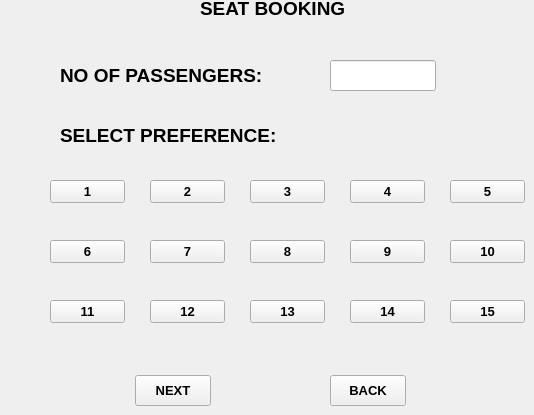
    <widget class="QWidget" name="SeatsPage">
     <widget class="QLabel" name="label_28">
      <property name="geometry">
       <rect>
        <x>60</x>
        <y>120</y>
        <width>226</width>
        <height>31</height>
       </rect>
      </property>
      <property name="font">
       <font>
        <pointsize>14</pointsize>
        <weight>75</weight>
        <bold>true</bold>
       </font>
      </property>
      <property name="text">
       <string>SELECT PREFERENCE:</string>
      </property>
     </widget>
     <widget class="QPushButton" name="NextBtn">
      <property name="geometry">
       <rect>
        <x>135</x>
        <y>375</y>
        <width>76</width>
        <height>31</height>
       </rect>
      </property>
      <property name="font">
       <font>
        <pointsize>10</pointsize>
        <weight>75</weight>
        <bold>true</bold>
       </font>
      </property>
      <property name="text">
       <string>NEXT</string>
      </property>
     </widget>
     <widget class="QLabel" name="label_40">
      <property name="geometry">
       <rect>
        <x>60</x>
        <y>60</y>
        <width>211</width>
        <height>31</height>
       </rect>
      </property>
      <property name="font">
       <font>
        <pointsize>14</pointsize>
        <weight>75</weight>
        <bold>true</bold>
       </font>
      </property>
      <property name="text">
       <string>NO OF PASSENGERS:</string>
      </property>
     </widget>
     <widget class="QLineEdit" name="lineEdit_14">
      <property name="geometry">
       <rect>
        <x>330</x>
        <y>60</y>
        <width>106</width>
        <height>31</height>
       </rect>
      </property>
     </widget>
     <widget class="QLabel" name="label_39">
      <property name="geometry">
       <rect>
        <x>200</x>
        <y>0</y>
        <width>151</width>
        <height>16</height>
       </rect>
      </property>
      <property name="font">
       <font>
        <pointsize>14</pointsize>
        <weight>75</weight>
        <bold>true</bold>
       </font>
      </property>
      <property name="text">
       <string>SEAT BOOKING</string>
      </property>
     </widget>
     <widget class="QPushButton" name="NextBtn_2">
      <property name="geometry">
       <rect>
        <x>330</x>
        <y>375</y>
        <width>76</width>
        <height>31</height>
       </rect>
      </property>
      <property name="font">
       <font>
        <pointsize>10</pointsize>
        <weight>75</weight>
        <bold>true</bold>
       </font>
      </property>
      <property name="text">
       <string>BACK</string>
      </property>
     </widget>
     <widget class="QPushButton" name="seat1">
      <property name="geometry">
       <rect>
        <x>50</x>
        <y>180</y>
        <width>75</width>
        <height>23</height>
       </rect>
      </property>
      <property name="font">
       <font>
        <pointsize>10</pointsize>
        <weight>75</weight>
        <bold>true</bold>
       </font>
      </property>
      <property name="text">
       <string>1</string>
      </property>
     </widget>
     <widget class="QPushButton" name="seat2">
      <property name="geometry">
       <rect>
        <x>150</x>
        <y>180</y>
        <width>75</width>
        <height>23</height>
       </rect>
      </property>
      <property name="font">
       <font>
        <pointsize>10</pointsize>
        <weight>75</weight>
        <bold>true</bold>
       </font>
      </property>
      <property name="text">
       <string>2</string>
      </property>
     </widget>
     <widget class="QPushButton" name="seat3">
      <property name="geometry">
       <rect>
        <x>250</x>
        <y>180</y>
        <width>75</width>
        <height>23</height>
       </rect>
      </property>
      <property name="font">
       <font>
        <pointsize>10</pointsize>
        <weight>75</weight>
        <bold>true</bold>
       </font>
      </property>
      <property name="text">
       <string>3</string>
      </property>
     </widget>
     <widget class="QPushButton" name="seat4">
      <property name="geometry">
       <rect>
        <x>350</x>
        <y>180</y>
        <width>75</width>
        <height>23</height>
       </rect>
      </property>
      <property name="font">
       <font>
        <pointsize>10</pointsize>
        <weight>75</weight>
        <bold>true</bold>
       </font>
      </property>
      <property name="text">
       <string>4</string>
      </property>
     </widget>
     <widget class="QPushButton" name="seat5">
      <property name="geometry">
       <rect>
        <x>450</x>
        <y>180</y>
        <width>75</width>
        <height>23</height>
       </rect>
      </property>
      <property name="font">
       <font>
        <pointsize>10</pointsize>
        <weight>75</weight>
        <bold>true</bold>
       </font>
      </property>
      <property name="text">
       <string>5</string>
      </property>
     </widget>
     <widget class="QPushButton" name="seat6">
      <property name="geometry">
       <rect>
        <x>50</x>
        <y>240</y>
        <width>75</width>
        <height>23</height>
       </rect>
      </property>
      <property name="font">
       <font>
        <pointsize>10</pointsize>
        <weight>75</weight>
        <bold>true</bold>
       </font>
      </property>
      <property name="text">
       <string>6</string>
      </property>
     </widget>
     <widget class="QPushButton" name="seat7">
      <property name="geometry">
       <rect>
        <x>150</x>
        <y>240</y>
        <width>75</width>
        <height>23</height>
       </rect>
      </property>
      <property name="font">
       <font>
        <pointsize>10</pointsize>
        <weight>75</weight>
        <bold>true</bold>
       </font>
      </property>
      <property name="text">
       <string>7</string>
      </property>
     </widget>
     <widget class="QPushButton" name="seat8">
      <property name="geometry">
       <rect>
        <x>250</x>
        <y>240</y>
        <width>75</width>
        <height>23</height>
       </rect>
      </property>
      <property name="font">
       <font>
        <pointsize>10</pointsize>
        <weight>75</weight>
        <bold>true</bold>
       </font>
      </property>
      <property name="text">
       <string>8</string>
      </property>
     </widget>
     <widget class="QPushButton" name="seat9">
      <property name="geometry">
       <rect>
        <x>350</x>
        <y>240</y>
        <width>75</width>
        <height>23</height>
       </rect>
      </property>
      <property name="font">
       <font>
        <pointsize>10</pointsize>
        <weight>75</weight>
        <bold>true</bold>
       </font>
      </property>
      <property name="text">
       <string>9</string>
      </property>
     </widget>
     <widget class="QPushButton" name="seat10">
      <property name="geometry">
       <rect>
        <x>450</x>
        <y>240</y>
        <width>75</width>
        <height>23</height>
       </rect>
      </property>
      <property name="font">
       <font>
        <pointsize>10</pointsize>
        <weight>75</weight>
        <bold>true</bold>
       </font>
      </property>
      <property name="text">
       <string>10</string>
      </property>
     </widget>
     <widget class="QPushButton" name="seat11">
      <property name="geometry">
       <rect>
        <x>50</x>
        <y>300</y>
        <width>75</width>
        <height>23</height>
       </rect>
      </property>
      <property name="font">
       <font>
        <pointsize>10</pointsize>
        <weight>75</weight>
        <bold>true</bold>
       </font>
      </property>
      <property name="text">
       <string>11</string>
      </property>
     </widget>
     <widget class="QPushButton" name="seat12">
      <property name="geometry">
       <rect>
        <x>150</x>
        <y>300</y>
        <width>75</width>
        <height>23</height>
       </rect>
      </property>
      <property name="font">
       <font>
        <pointsize>10</pointsize>
        <weight>75</weight>
        <bold>true</bold>
       </font>
      </property>
      <property name="text">
       <string>12</string>
      </property>
     </widget>
     <widget class="QPushButton" name="seat13">
      <property name="geometry">
       <rect>
        <x>250</x>
        <y>300</y>
        <width>75</width>
        <height>23</height>
       </rect>
      </property>
      <property name="font">
       <font>
        <pointsize>10</pointsize>
        <weight>75</weight>
        <bold>true</bold>
       </font>
      </property>
      <property name="text">
       <string>13</string>
      </property>
     </widget>
     <widget class="QPushButton" name="seat14">
      <property name="geometry">
       <rect>
        <x>350</x>
        <y>300</y>
        <width>75</width>
        <height>23</height>
       </rect>
      </property>
      <property name="font">
       <font>
        <pointsize>10</pointsize>
        <weight>75</weight>
        <bold>true</bold>
       </font>
      </property>
      <property name="text">
       <string>14</string>
      </property>
     </widget>
     <widget class="QPushButton" name="seat15">
      <property name="geometry">
       <rect>
        <x>450</x>
        <y>300</y>
        <width>75</width>
        <height>23</height>
       </rect>
      </property>
      <property name="font">
       <font>
        <pointsize>10</pointsize>
        <weight>75</weight>
        <bold>true</bold>
       </font>
      </property>
      <property name="text">
       <string>15</string>
      </property>
     </widget>
    </widget>
